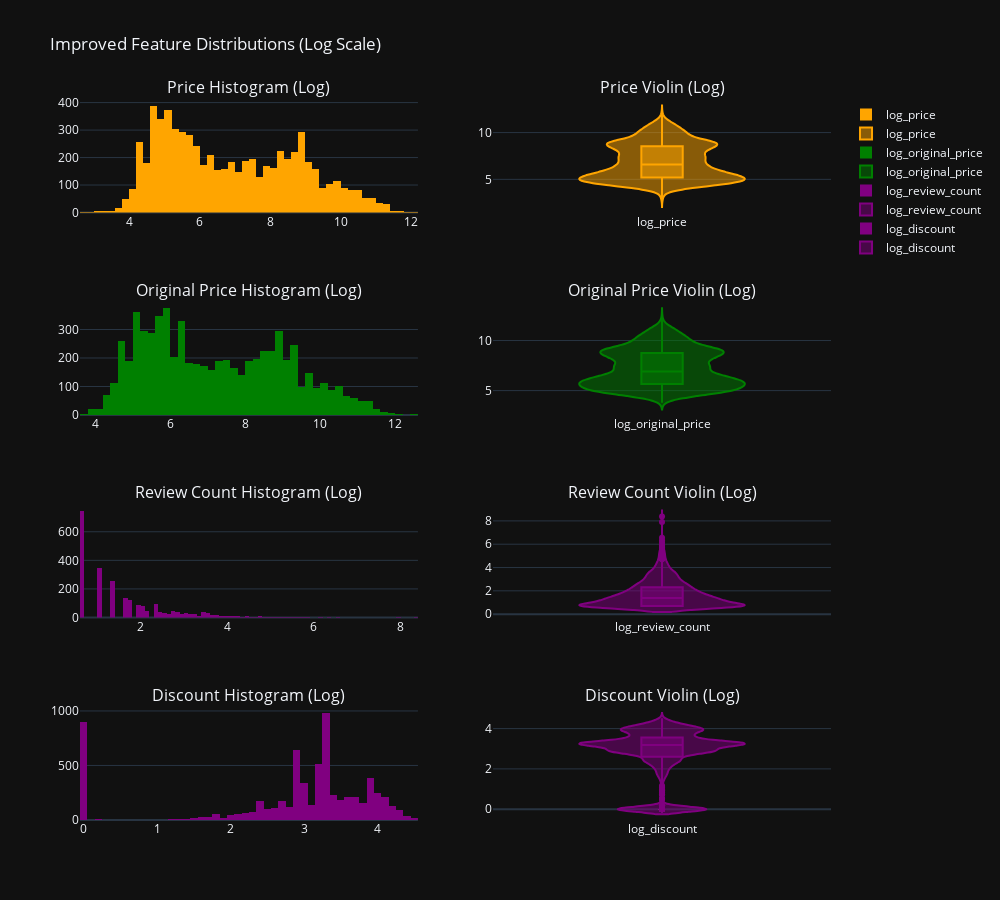

This figure's notebook cell:
### Markdown cell above
## **EDA(Exploratory Data Analysis):**

### Code cell
# Step 1: Log transform the features
df['log_price'] = np.log1p(df['price'])
df['log_original_price'] = np.log1p(df['original_price'])
df['log_review_count'] = np.log1p(df['review_count'])
df['log_discount'] = np.log1p(df['discount'])

# Step 2: Create Distribution Plots
fig = make_subplots(rows=4, cols=2,
                    subplot_titles=(
                        "Price Histogram (Log)",
                        "Price Violin (Log)",
                        "Original Price Histogram (Log)",
                        "Original Price Violin (Log)",
                        "Review Count Histogram (Log)",
                        "Review Count Violin (Log)",
                        "Discount Histogram (Log)",
                        "Discount Violin (Log)"

                    ))

# Price
fig.add_trace(go.Histogram(x=df['log_price'], name='log_price', marker_color='orange'), row=1, col=1)
fig.add_trace(go.Violin(y=df['log_price'], name='log_price', box_visible=True, line_color='orange'), row=1, col=2)

# Original Price
fig.add_trace(go.Histogram(x=df['log_original_price'], name='log_original_price', marker_color='green'), row=2, col=1)
fig.add_trace(go.Violin(y=df['log_original_price'], name='log_original_price', box_visible=True, line_color='green'), row=2, col=2)

# Review Count
fig.add_trace(go.Histogram(x=df['log_review_count'], name='log_review_count', marker_color='purple'), row=3, col=1)
fig.add_trace(go.Violin(y=df['log_review_count'], name='log_review_count', box_visible=True, line_color='purple'), row=3, col=2)

#Discount
fig.add_trace(go.Histogram(x=df['log_discount'], name='log_discount', marker_color='purple'), row=4, col=1)
fig.add_trace(go.Violin(y=df['log_discount'], name='log_discount', box_visible=True, line_color='purple'), row=4, col=2)

# Update layout
fig.update_layout(height=900, width=1000, title_text="Improved Feature Distributions (Log Scale)", template='plotly_dark')
fig.show()

### Figure 1 — Plotly figure (JSON) as saved in the notebook; plotly's stock layout.template omitted (floating-point values rounded to 4 significant figures; data arrays with more than 128 entries replaced by an {"elided": "..."} marker saying what was removed)
{"data": [{"marker": {"color": "orange"}, "name": "log_price", "type": "histogram", "x": {"elided": "6729 float values"}, "xaxis": "x", "yaxis": "y"}, {"box": {"visible": true}, "line": {"color": "orange"}, "name": "log_price", "type": "violin", "xaxis": "x2", "y": {"elided": "6729 float values"}, "yaxis": "y2"}, {"marker": {"color": "green"}, "name": "log_original_price", "type": "histogram", "x": {"elided": "6729 float values"}, "xaxis": "x3", "yaxis": "y3"}, {"box": {"visible": true}, "line": {"color": "green"}, "name": "log_original_price", "type": "violin", "xaxis": "x4", "y": {"elided": "6729 float values"}, "yaxis": "y4"}, {"marker": {"color": "purple"}, "name": "log_review_count", "type": "histogram", "x": {"elided": "6729 float values"}, "xaxis": "x5", "yaxis": "y5"}, {"box": {"visible": true}, "line": {"color": "purple"}, "name": "log_review_count", "type": "violin", "xaxis": "x6", "y": {"elided": "6729 float values"}, "yaxis": "y6"}, {"marker": {"color": "purple"}, "name": "log_discount", "type": "histogram", "x": {"elided": "6729 float values"}, "xaxis": "x7", "yaxis": "y7"}, {"box": {"visible": true}, "line": {"color": "purple"}, "name": "log_discount", "type": "violin", "xaxis": "x8", "y": {"elided": "6729 float values"}, "yaxis": "y8"}], "layout": {"annotations": [{"font": {"size": 16}, "showarrow": false, "text": "Price Histogram (Log)", "x": 0.225, "xanchor": "center", "xref": "paper", "y": 1, "yanchor": "bottom", "yref": "paper"}, {"font": {"size": 16}, "showarrow": false, "text": "Price Violin (Log)", "x": 0.775, "xanchor": "center", "xref": "paper", "y": 1, "yanchor": "bottom", "yref": "paper"}, {"font": {"size": 16}, "showarrow": false, "text": "Original Price Histogram (Log)", "x": 0.225, "xanchor": "center", "xref": "paper", "y": 0.7188, "yanchor": "bottom", "yref": "paper"}, {"font": {"size": 16}, "showarrow": false, "text": "Original Price Violin (Log)", "x": 0.775, "xanchor": "center", "xref": "paper", "y": 0.7188, "yanchor": "bottom", "yref": "paper"}, {"font": {"size": 16}, "showarrow": false, "text": "Review Count Histogram (Log)", "x": 0.225, "xanchor": "center", "xref": "paper", "y": 0.4375, "yanchor": "bottom", "yref": "paper"}, {"font": {"size": 16}, "showarrow": false, "text": "Review Count Violin (Log)", "x": 0.775, "xanchor": "center", "xref": "paper", "y": 0.4375, "yanchor": "bottom", "yref": "paper"}, {"font": {"size": 16}, "showarrow": false, "text": "Discount Histogram (Log)", "x": 0.225, "xanchor": "center", "xref": "paper", "y": 0.1562, "yanchor": "bottom", "yref": "paper"}, {"font": {"size": 16}, "showarrow": false, "text": "Discount Violin (Log)", "x": 0.775, "xanchor": "center", "xref": "paper", "y": 0.1562, "yanchor": "bottom", "yref": "paper"}], "height": 900, "title": {"text": "Improved Feature Distributions (Log Scale)"}, "width": 1000, "xaxis": {"anchor": "y", "domain": [0, 0.45]}, "xaxis2": {"anchor": "y2", "domain": [0.55, 1]}, "xaxis3": {"anchor": "y3", "domain": [0, 0.45]}, "xaxis4": {"anchor": "y4", "domain": [0.55, 1]}, "xaxis5": {"anchor": "y5", "domain": [0, 0.45]}, "xaxis6": {"anchor": "y6", "domain": [0.55, 1]}, "xaxis7": {"anchor": "y7", "domain": [0, 0.45]}, "xaxis8": {"anchor": "y8", "domain": [0.55, 1]}, "yaxis": {"anchor": "x", "domain": [0.8438, 1]}, "yaxis2": {"anchor": "x2", "domain": [0.8438, 1]}, "yaxis3": {"anchor": "x3", "domain": [0.5625, 0.7188]}, "yaxis4": {"anchor": "x4", "domain": [0.5625, 0.7188]}, "yaxis5": {"anchor": "x5", "domain": [0.2812, 0.4375]}, "yaxis6": {"anchor": "x6", "domain": [0.2812, 0.4375]}, "yaxis7": {"anchor": "x7", "domain": [0, 0.1562]}, "yaxis8": {"anchor": "x8", "domain": [0, 0.1562]}}}
